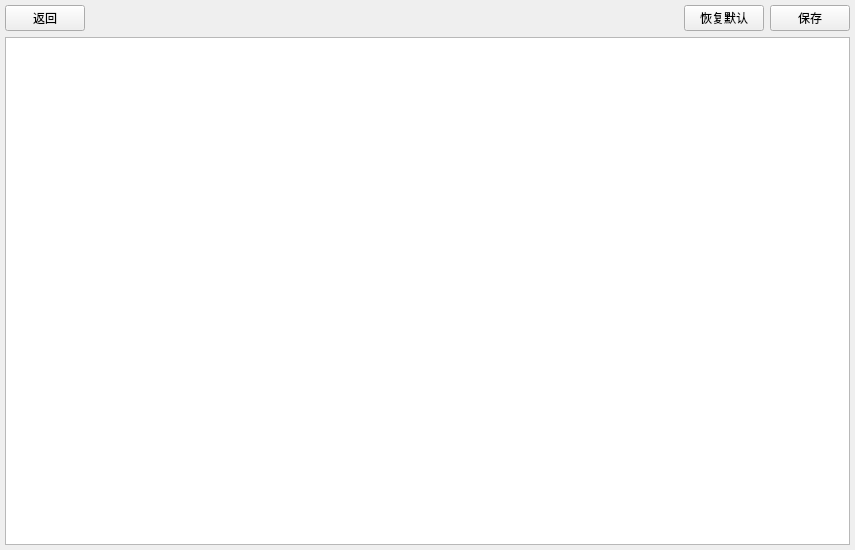
<?xml version="1.0" encoding="UTF-8"?>
<ui version="4.0">
 <class>ConfigurationJson</class>
 <widget class="QWidget" name="ConfigurationJson">
  <property name="geometry">
   <rect>
    <x>0</x>
    <y>0</y>
    <width>855</width>
    <height>550</height>
   </rect>
  </property>
  <property name="windowTitle">
   <string>Form</string>
  </property>
  <layout class="QVBoxLayout" name="verticalLayout">
   <property name="leftMargin">
    <number>5</number>
   </property>
   <property name="topMargin">
    <number>5</number>
   </property>
   <property name="rightMargin">
    <number>5</number>
   </property>
   <property name="bottomMargin">
    <number>5</number>
   </property>
   <item>
    <layout class="QHBoxLayout" name="json_top_layout">
     <item>
      <widget class="QPushButton" name="btn_back">
       <property name="text">
        <string>返回</string>
       </property>
      </widget>
     </item>
     <item>
      <spacer name="horizontalSpacer">
       <property name="orientation">
        <enum>Qt::Horizontal</enum>
       </property>
       <property name="sizeHint" stdset="0">
        <size>
         <width>40</width>
         <height>20</height>
        </size>
       </property>
      </spacer>
     </item>
     <item>
      <widget class="QPushButton" name="btn_default">
       <property name="text">
        <string>恢复默认</string>
       </property>
      </widget>
     </item>
     <item>
      <widget class="QPushButton" name="btn_save">
       <property name="text">
        <string>保存</string>
       </property>
      </widget>
     </item>
    </layout>
   </item>
   <item>
    <widget class="QTextEdit" name="tedit_editor"/>
   </item>
  </layout>
 </widget>
 <resources/>
 <connections/>
</ui>
